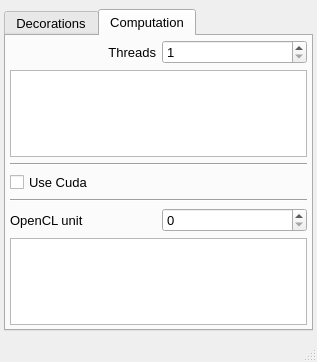
<?xml version="1.0" encoding="UTF-8"?>
<ui version="4.0">
 <class>nPreferences</class>
 <widget class="QMainWindow" name="nPreferences">
  <property name="geometry">
   <rect>
    <x>0</x>
    <y>0</y>
    <width>317</width>
    <height>362</height>
   </rect>
  </property>
  <property name="font">
   <font>
    <pointsize>10</pointsize>
   </font>
  </property>
  <property name="windowTitle">
   <string>Preferences</string>
  </property>
  <widget class="QWidget" name="centralwidget">
   <layout class="QGridLayout" name="gridLayout">
    <property name="leftMargin">
     <number>4</number>
    </property>
    <property name="rightMargin">
     <number>4</number>
    </property>
    <item row="1" column="0">
     <widget class="QTabWidget" name="tabWidget">
      <property name="currentIndex">
       <number>1</number>
      </property>
      <property name="neutrinoSave" stdset="0">
       <bool>false</bool>
      </property>
      <widget class="QWidget" name="decoration">
       <attribute name="title">
        <string>Decorations</string>
       </attribute>
       <layout class="QVBoxLayout" name="verticalLayout">
        <property name="leftMargin">
         <number>4</number>
        </property>
        <property name="topMargin">
         <number>4</number>
        </property>
        <property name="rightMargin">
         <number>4</number>
        </property>
        <property name="bottomMargin">
         <number>4</number>
        </property>
        <item>
         <widget class="QWidget" name="widget_2" native="true">
          <layout class="QHBoxLayout" name="horizontalLayout_3">
           <property name="leftMargin">
            <number>0</number>
           </property>
           <property name="topMargin">
            <number>0</number>
           </property>
           <property name="rightMargin">
            <number>0</number>
           </property>
           <property name="bottomMargin">
            <number>0</number>
           </property>
           <item>
            <widget class="QLabel" name="label_3">
             <property name="font">
              <font>
               <pointsize>10</pointsize>
              </font>
             </property>
             <property name="text">
              <string>Icon size</string>
             </property>
             <property name="alignment">
              <set>Qt::AlignRight|Qt::AlignTrailing|Qt::AlignVCenter</set>
             </property>
            </widget>
           </item>
           <item>
            <widget class="QComboBox" name="comboIconSize">
             <property name="font">
              <font>
               <pointsize>10</pointsize>
              </font>
             </property>
             <property name="currentIndex">
              <number>1</number>
             </property>
             <property name="neutrinoSave" stdset="0">
              <bool>true</bool>
             </property>
             <item>
              <property name="text">
               <string>Small</string>
              </property>
             </item>
             <item>
              <property name="text">
               <string>Normal</string>
              </property>
             </item>
             <item>
              <property name="text">
               <string>Large</string>
              </property>
             </item>
            </widget>
           </item>
          </layout>
         </widget>
        </item>
        <item>
         <widget class="QWidget" name="widget" native="true">
          <layout class="QHBoxLayout" name="horizontalLayout_2">
           <property name="leftMargin">
            <number>0</number>
           </property>
           <property name="topMargin">
            <number>0</number>
           </property>
           <property name="rightMargin">
            <number>0</number>
           </property>
           <property name="bottomMargin">
            <number>0</number>
           </property>
           <item>
            <widget class="QPushButton" name="chooseFont">
             <property name="font">
              <font>
               <pointsize>10</pointsize>
              </font>
             </property>
             <property name="text">
              <string>Font</string>
             </property>
            </widget>
           </item>
           <item>
            <widget class="QLabel" name="labelFont">
             <property name="font">
              <font>
               <pointsize>10</pointsize>
              </font>
             </property>
             <property name="frameShape">
              <enum>QFrame::Box</enum>
             </property>
             <property name="text">
              <string/>
             </property>
            </widget>
           </item>
          </layout>
         </widget>
        </item>
        <item>
         <widget class="QWidget" name="widget_4" native="true">
          <layout class="QHBoxLayout" name="horizontalLayout">
           <property name="leftMargin">
            <number>0</number>
           </property>
           <property name="topMargin">
            <number>0</number>
           </property>
           <property name="rightMargin">
            <number>0</number>
           </property>
           <property name="bottomMargin">
            <number>0</number>
           </property>
           <item>
            <widget class="QLabel" name="label">
             <property name="font">
              <font>
               <pointsize>10</pointsize>
              </font>
             </property>
             <property name="text">
              <string>length of name in combobox</string>
             </property>
            </widget>
           </item>
           <item>
            <widget class="QSpinBox" name="physNameLength">
             <property name="value">
              <number>35</number>
             </property>
             <property name="neutrinoSave" stdset="0">
              <bool>true</bool>
             </property>
            </widget>
           </item>
          </layout>
         </widget>
        </item>
        <item>
         <widget class="QCheckBox" name="useDot">
          <property name="font">
           <font>
            <pointsize>10</pointsize>
           </font>
          </property>
          <property name="text">
           <string>Force English notation</string>
          </property>
          <property name="neutrinoSave" stdset="0">
           <bool>true</bool>
          </property>
         </widget>
        </item>
        <item>
         <widget class="QCheckBox" name="showDimPixel">
          <property name="font">
           <font>
            <pointsize>10</pointsize>
           </font>
          </property>
          <property name="text">
           <string>Show image size in pixels</string>
          </property>
          <property name="checked">
           <bool>true</bool>
          </property>
          <property name="tristate">
           <bool>false</bool>
          </property>
          <property name="neutrinoSave" stdset="0">
           <bool>true</bool>
          </property>
         </widget>
        </item>
        <item>
         <widget class="QCheckBox" name="askCloseUnsaved">
          <property name="font">
           <font>
            <pointsize>10</pointsize>
           </font>
          </property>
          <property name="text">
           <string>Ask before closing unsaved buffer</string>
          </property>
          <property name="checked">
           <bool>true</bool>
          </property>
          <property name="neutrinoSave" stdset="0">
           <bool>true</bool>
          </property>
         </widget>
        </item>
        <item>
         <spacer name="verticalSpacer_2">
          <property name="orientation">
           <enum>Qt::Vertical</enum>
          </property>
          <property name="sizeHint" stdset="0">
           <size>
            <width>20</width>
            <height>40</height>
           </size>
          </property>
         </spacer>
        </item>
       </layout>
      </widget>
      <widget class="QWidget" name="computation">
       <attribute name="title">
        <string>Computation</string>
       </attribute>
       <layout class="QGridLayout" name="gridLayout_2" columnstretch="0">
        <property name="leftMargin">
         <number>4</number>
        </property>
        <property name="topMargin">
         <number>4</number>
        </property>
        <property name="rightMargin">
         <number>4</number>
        </property>
        <property name="bottomMargin">
         <number>4</number>
        </property>
        <item row="4" column="0">
         <widget class="Line" name="line_2">
          <property name="orientation">
           <enum>Qt::Horizontal</enum>
          </property>
         </widget>
        </item>
        <item row="0" column="0">
         <widget class="QWidget" name="widget_3" native="true">
          <layout class="QHBoxLayout" name="horizontalLayout_4">
           <property name="leftMargin">
            <number>0</number>
           </property>
           <property name="topMargin">
            <number>0</number>
           </property>
           <property name="rightMargin">
            <number>0</number>
           </property>
           <property name="bottomMargin">
            <number>0</number>
           </property>
           <item>
            <widget class="QLabel" name="labelThreads">
             <property name="font">
              <font>
               <pointsize>10</pointsize>
              </font>
             </property>
             <property name="text">
              <string>Threads</string>
             </property>
             <property name="alignment">
              <set>Qt::AlignRight|Qt::AlignTrailing|Qt::AlignVCenter</set>
             </property>
            </widget>
           </item>
           <item>
            <widget class="QSpinBox" name="threads">
             <property name="font">
              <font>
               <pointsize>10</pointsize>
              </font>
             </property>
             <property name="minimum">
              <number>1</number>
             </property>
             <property name="neutrinoSave" stdset="0">
              <bool>true</bool>
             </property>
            </widget>
           </item>
          </layout>
         </widget>
        </item>
        <item row="5" column="0">
         <widget class="QWidget" name="widget_5" native="true">
          <layout class="QGridLayout" name="gridLayout_3">
           <property name="leftMargin">
            <number>0</number>
           </property>
           <property name="topMargin">
            <number>0</number>
           </property>
           <property name="rightMargin">
            <number>0</number>
           </property>
           <property name="bottomMargin">
            <number>0</number>
           </property>
           <item row="0" column="2">
            <widget class="QSpinBox" name="openclUnit">
             <property name="neutrinoSave" stdset="0">
              <bool>true</bool>
             </property>
            </widget>
           </item>
           <item row="0" column="1">
            <widget class="QLabel" name="label_4">
             <property name="font">
              <font>
               <pointsize>10</pointsize>
              </font>
             </property>
             <property name="text">
              <string>OpenCL unit</string>
             </property>
            </widget>
           </item>
           <item row="1" column="1" colspan="2">
            <widget class="QPlainTextEdit" name="openclDescription">
             <property name="readOnly">
              <bool>true</bool>
             </property>
            </widget>
           </item>
          </layout>
         </widget>
        </item>
        <item row="2" column="0">
         <widget class="Line" name="line">
          <property name="orientation">
           <enum>Qt::Horizontal</enum>
          </property>
         </widget>
        </item>
        <item row="1" column="0">
         <widget class="QPlainTextEdit" name="infoCores">
          <property name="readOnly">
           <bool>true</bool>
          </property>
         </widget>
        </item>
        <item row="3" column="0">
         <widget class="QCheckBox" name="useCuda">
          <property name="font">
           <font>
            <pointsize>10</pointsize>
           </font>
          </property>
          <property name="text">
           <string>Use Cuda</string>
          </property>
          <property name="neutrinoSave" stdset="0">
           <bool>true</bool>
          </property>
         </widget>
        </item>
       </layout>
      </widget>
     </widget>
    </item>
   </layout>
  </widget>
  <widget class="QStatusBar" name="statusBar">
   <property name="font">
    <font>
     <pointsize>10</pointsize>
    </font>
   </property>
  </widget>
 </widget>
 <tabstops>
  <tabstop>comboIconSize</tabstop>
  <tabstop>chooseFont</tabstop>
  <tabstop>physNameLength</tabstop>
  <tabstop>useDot</tabstop>
  <tabstop>showDimPixel</tabstop>
  <tabstop>askCloseUnsaved</tabstop>
  <tabstop>threads</tabstop>
  <tabstop>infoCores</tabstop>
  <tabstop>useCuda</tabstop>
 </tabstops>
 <resources/>
 <connections/>
</ui>
